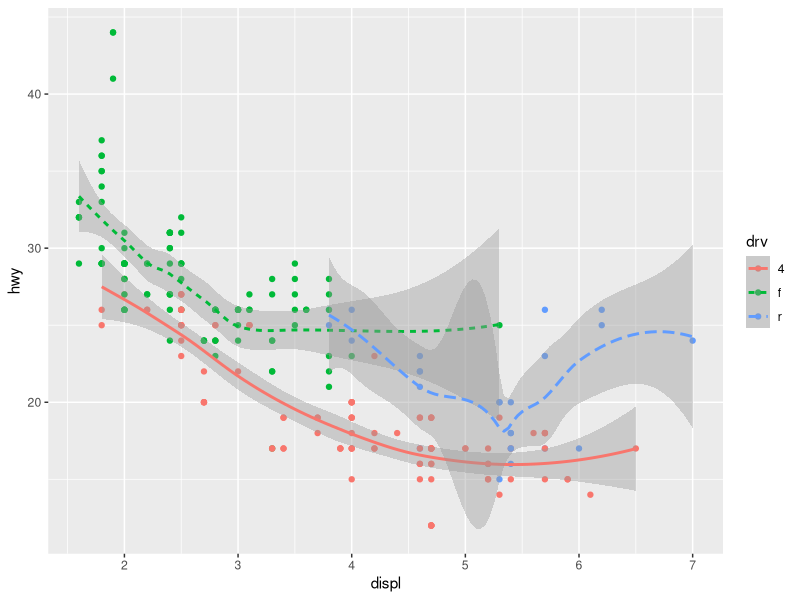
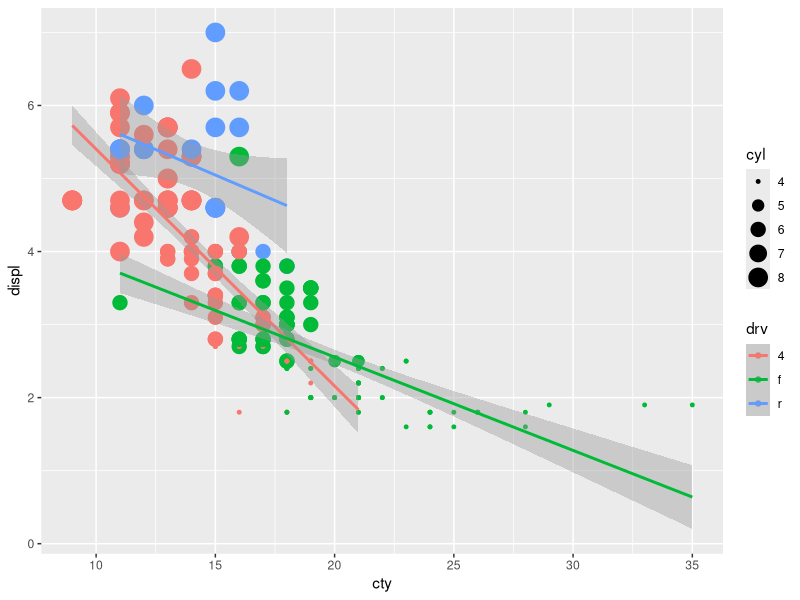
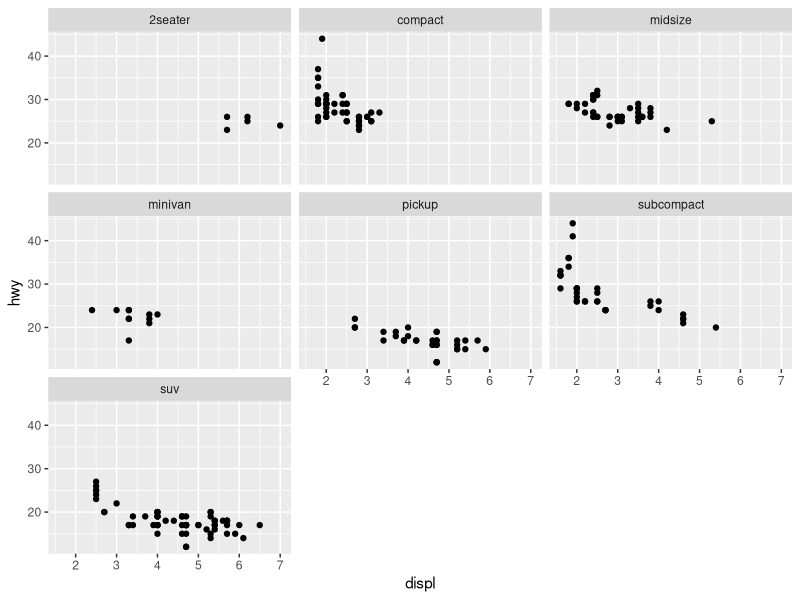
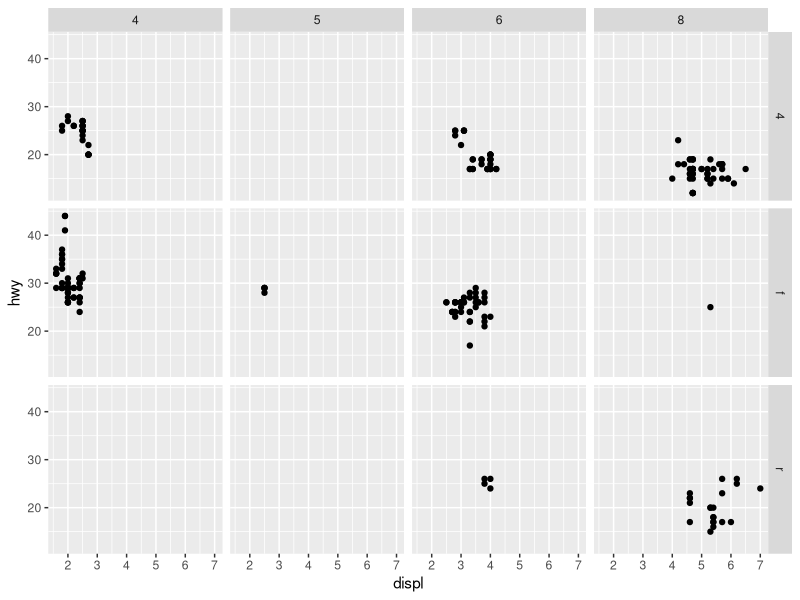
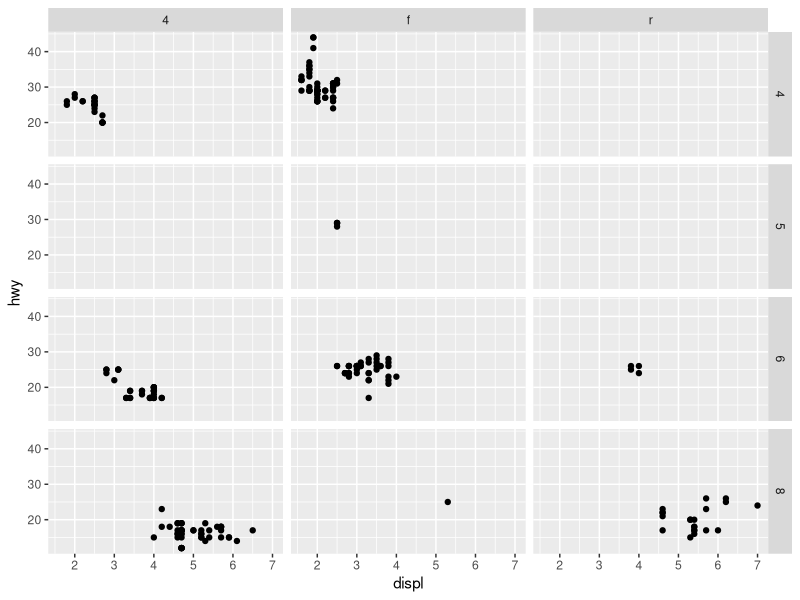
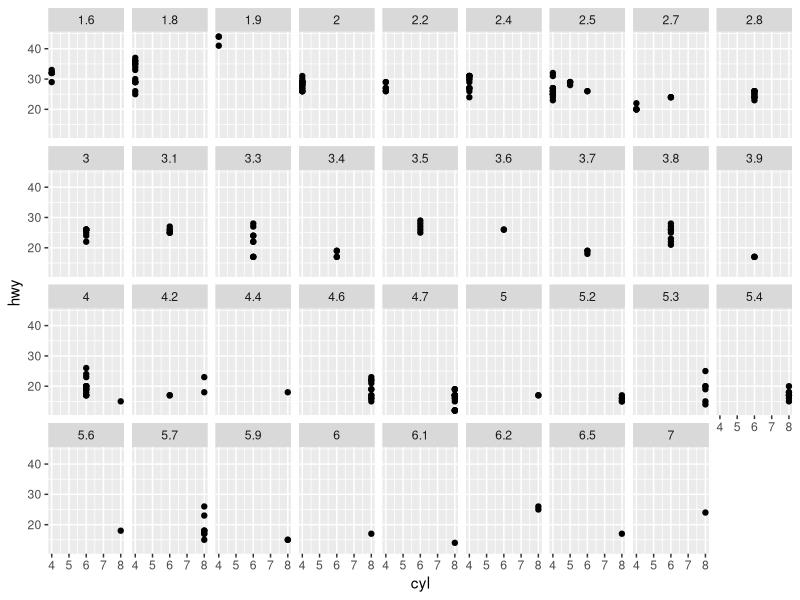
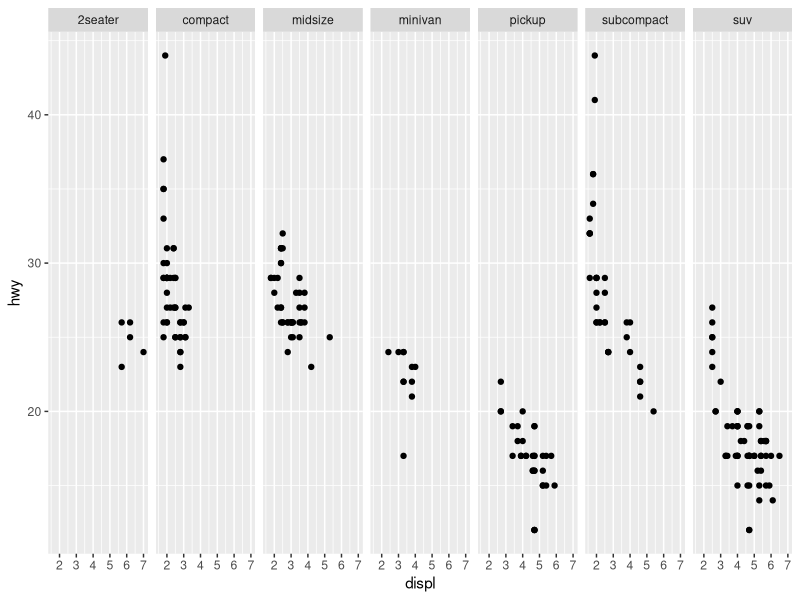
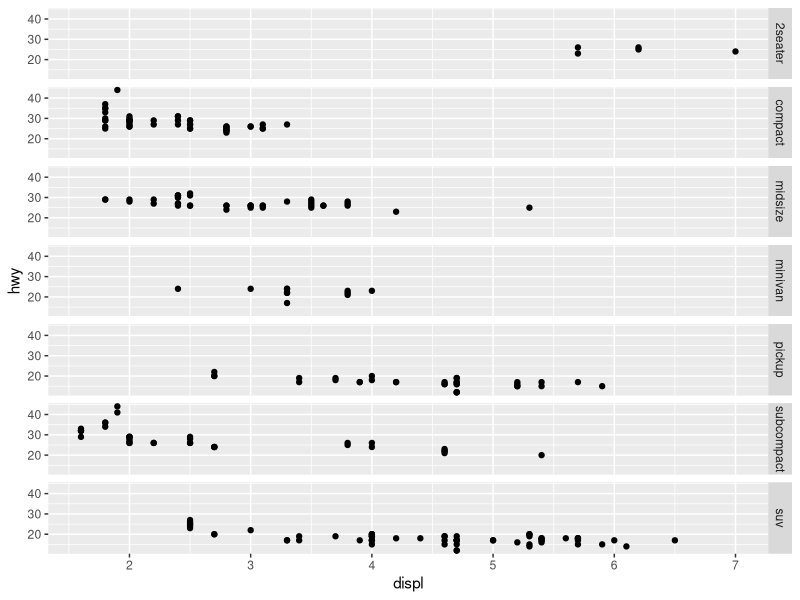

Generate these figures, in order, with R:
## ---- chunk 1
# install the tidyverse package first if you have not done it  yet.
#install.packages("tidyverse") # you can comment out this line after you have installed `tidyverse`
library(tidyverse)
## ---- chunk 2
?mpg
dim(mpg)  # dimension of the table
mpg  # print/view mpg (we will introduce tibble later in this class)
str(mpg)  # list the structures in mpg
glimpse(mpg) # get a glimpse of the mpg data
## ---- chunk 3
ggplot(data = mpg, 
       mapping = aes(x = displ, y = hwy, col = drv) # global mapping
       ) +
  geom_point() +
  geom_smooth(mapping = aes(linetype = drv)) # local mapping for the layer
## ---- chunk 4
ggplot(data = mpg, 
       mapping = aes(x = cty, y = displ, col = drv) # global mapping
       ) +
  geom_point(mapping = aes(size = cyl)) +
  geom_smooth(method = "lm") # local mapping for the layer # For regression
## ---- chunk 5
ggplot(data = mpg) + 
  geom_point(mapping = aes(x = displ, y = hwy)) + 
  facet_wrap(~ class, nrow = 3)
## ---- chunk 6
ggplot(data = mpg) + 
  geom_point(mapping = aes(x = displ, y = hwy)) + 
  facet_grid(drv ~ cyl)
## ---- chunk 7
ggplot(data = mpg) +
  geom_point(mapping = aes(x = displ, y = hwy)) +
  facet_grid(cyl ~ drv)
## ---- chunk 8
ggplot(data = mpg) + 
  geom_point(mapping = aes(x = cyl, y = hwy)) + 
  facet_wrap(~ displ, nrow=4)
## ---- chunk 9
ggplot(data = mpg) + 
  geom_point(mapping = aes(x = displ, y = hwy)) + 
  facet_grid(. ~ class)
## ---- chunk 10
ggplot(data = mpg) + 
  geom_point(mapping = aes(x = displ, y = hwy)) + 
  facet_grid(class ~ .)
## ---- chunk 11
?diamonds
dim(diamonds)  # dimension of the table
diamonds # print/view diamonds
str(diamonds)  # list the structures in diamonds
glimpse(diamonds) # get a glimpse of the data
## ---- chunk 12
ggplot(data = diamonds) + 
  geom_bar(mapping = aes(x = cut))
ggplot(data = diamonds) + 
  stat_count(mapping = aes(x = cut))
## ---- chunk 13
ggplot(data = diamonds) + 
  geom_bar(mapping = aes(x = cut, y = ..prop.., group = 1))
## ---- chunk 14
?geom_bar
## ---- chunk 15
#install.packages("gridExtra") # you only need to install it once
library(gridExtra)
gg <- ggplot(data = diamonds,
             mapping = aes(x = cut, fill = clarity)) 
plot1 <- gg + geom_bar(position="stack")
plot2 <- gg + geom_bar(position="identity")
plot3 <- gg + geom_bar(position="fill")
plot4 <- gg + geom_bar(position="dodge")
grid.arrange(plot1, plot2, plot3, plot4, ncol=2)
